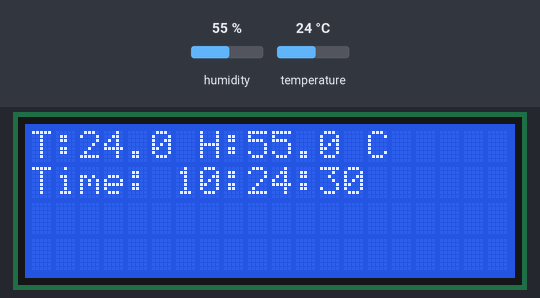
Bench run of a program on a simulated Raspberry Pi (BCM pin numbers). On the bench: 20×4 character LCD. The inputs (shaded band) are chosen by the test bench; at power-on: humidity 55 %, temperature 24 °C. The clock reads 2024-03-15 10:24:30 at power-on unless the program sets it; what the program prints to the terminal is not drawn.

Above: at 1.2 s.
1.3 s: humidity set to 22 %
At 3.3 s:
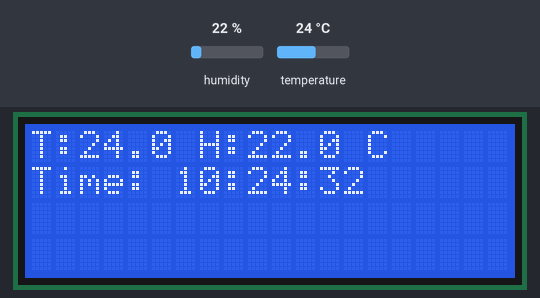
3.9 s: temperature set to 12 °C
At 5.0 s:
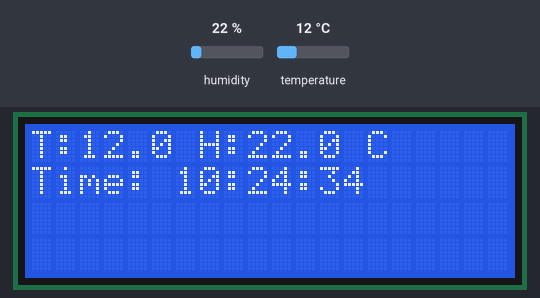
6.1 s: humidity set to 40 %
At 7.8 s:
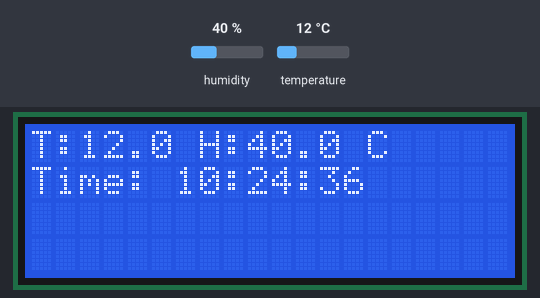
8.4 s: temperature set to 19 °C
At 9.5 s:
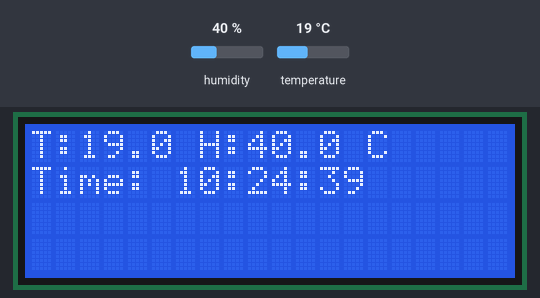
Timing chart, 0 to 11.4 s (numbered marks = the images above; inputs shaded):
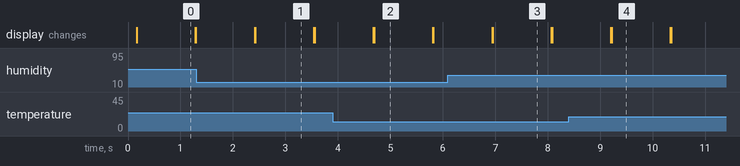

Measured:
- what the display in image 0 shows lasts 1.1 s, from 0.2 s to 1.3 s

The program:

DHT11_Detect_LCD_Loop.py
```python
import RPi.GPIO as GPIO
import dht11 # 直接按右鍵即可安裝
import time
from RPLCD.i2c import CharLCD

'''
https://pypi.org/project/dht11/
'''
# initialize GPIO
GPIO.setwarnings(False)
GPIO.setmode(GPIO.BCM)
GPIO.cleanup()

# read data using pin 14
instance = dht11.DHT11(pin = 26)

# PCF8574 PCF8574T 是 I2C 擴展模組
lcd = CharLCD(i2c_expander='PCF8574', address=0x27)

def detect():
    result = instance.read()
    if result.is_valid():
        print("Temperature: %-3.1f C" % result.temperature)
        print("Humidity: %-3.1f %%" % result.humidity)

        lcd.clear()
        lcd.cursor_pos = (0, 0)
        lcd.write_string("T:{x} H:{y} C".format(x=result.temperature, y=result.humidity))
    else:
        print("Error: %d" % result.error_code)
        lcd.clear()
        lcd.cursor_pos = (0, 0)
        lcd.write_string("{x}:{y}".format(x="Error", y=result.error_code))
    lcd.cursor_pos = (1, 0)
    lcd.write_string("Time: {}".format(time.strftime("%H:%M:%S")))
try:
    print('按下 Ctrl-C 可停止程式')
    while True:
        detect()
        time.sleep(1)
except KeyboardInterrupt:
    print('關閉程式')
finally:
    lcd.clear()
```
